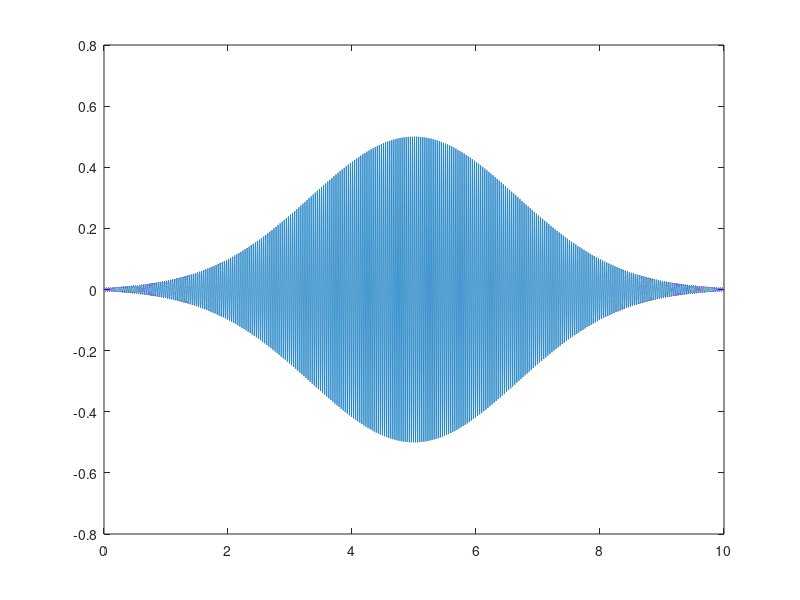

This figure's MATLAB source:
function audioTest

    frequencyHz = 30;
    samplingFrequencyHz = 50000;
    dt = 1/samplingFrequencyHz;
    duration = 10.0;
    t = 0:dt:duration;
    tt = t-mean(t);
    sigma = mean(t)/6;
    envelope = (exp(-0.5*(tt/sigma).^2)).^0.25;
    y = 1/2*sin(2*pi*frequencyHz*tt) .* envelope;
    figure(1); clf;
    plot(t,y);
    drawnow;
    audiowrite(sprintf('%2.0fHz.wav', frequencyHz),y, samplingFrequencyHz);
end

